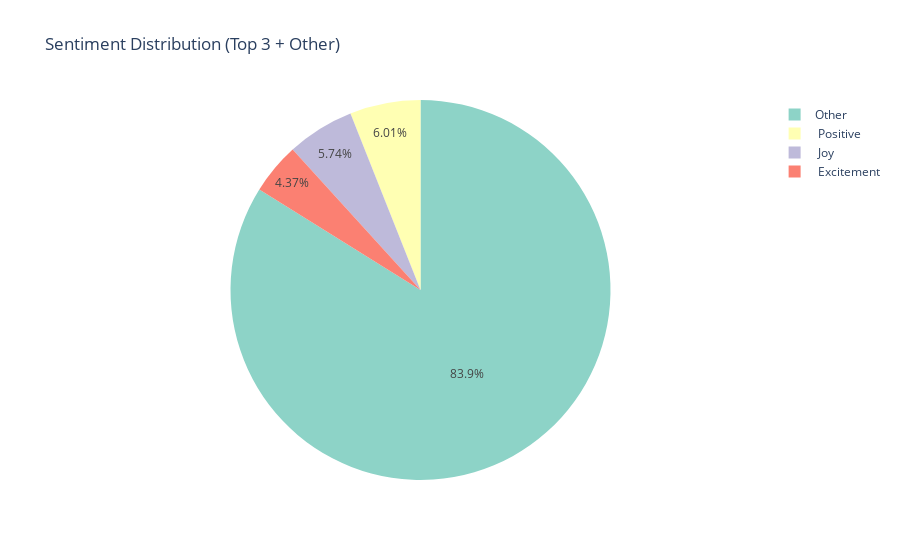

Here is the notebook cell this chart was saved with:
### Code cell
# Sentiment Distribution (top 3 + Other)
fig2 = px.pie(sentiment_data, names='Sentiment', values='Percentage', title='Sentiment Distribution (Top 3 + Other)',
              color_discrete_sequence=px.colors.qualitative.Set3)
fig2.show()

### Figure 1 — Plotly figure (JSON) as saved in the notebook; plotly's stock layout.template omitted (floating-point values rounded to 4 significant figures)
{"data": [{"domain": {"x": [0, 1], "y": [0, 1]}, "hovertemplate": "Sentiment=%{label}<br>Percentage=%{value}<extra></extra>", "labels": [" Positive  ", " Joy ", " Excitement ", "Other"], "legendgroup": "", "name": "", "showlegend": true, "type": "pie", "values": [6.011, 5.738, 4.372, 83.88]}], "layout": {"autosize": true, "legend": {"tracegroupgap": 0}, "piecolorway": ["rgb(141,211,199)", "rgb(255,255,179)", "rgb(190,186,218)", "rgb(251,128,114)", "rgb(128,177,211)", "rgb(253,180,98)", "rgb(179,222,105)", "rgb(252,205,229)", "rgb(217,217,217)", "rgb(188,128,189)", "rgb(204,235,197)", "rgb(255,237,111)"], "title": {"text": "Sentiment Distribution (Top 3 + Other)"}}}
